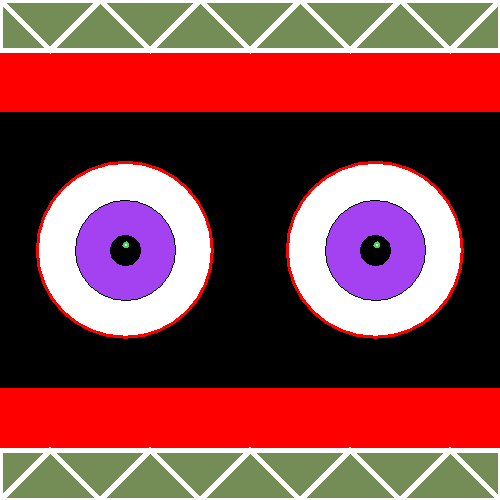
Frame 1 (no input)
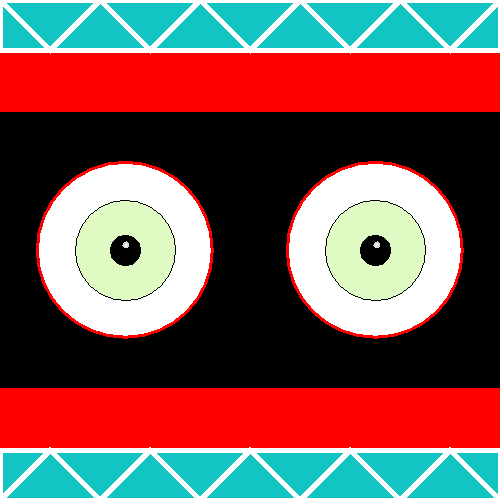
Frame 60 (the mouse pressed at the canvas centre just before this capture)
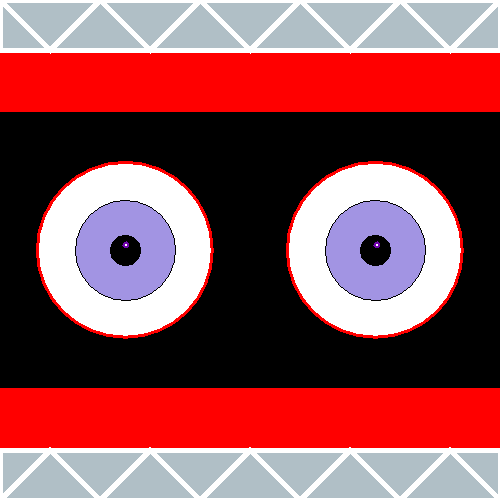
Frame 120 (the mouse held since frame 60 and released just before this capture)

The Processing sketch that drew these frames (run headless with seeded random() and noise(); from frame 60 on, the mouse is pressed at the canvas centre):

// Processing sketch: processing_69849
// ── processing_69849.pde

/*****************************************
 * Assignment #1
     // a.k.a. Wide Awake
 * Name:         Chloe Patton
 * E-mail:       cfpatton@brynmawr.edu  
 * Course:       CS 110 - Section 001
 * Submitted:    09-12-2012
 * 
 * Staring eyeballs with color-changing irises within decorative borders.
***********************************************/

void setup ( )
{  
size (500, 500) ;
stroke (0) ;

fill (0) ;
noStroke( ) ;
rect ( 0, 50, 500, 400) ;

fill(255, 0, 0) ;
rect(0, 50, 500, 62) ;
rect(0, 388, 500, 62) ;

fill (255) ;
stroke (255, 0, 0) ;
noSmooth ( ) ;
strokeWeight (3) ;
strokeCap (ROUND) ;
ellipseMode (CENTER) ;
  ellipse (125, 250, 175, 175) ;
ellipseMode (CENTER) ;
  ellipse (375, 250, 175, 175) ;

}

void draw( )
{
frameRate(30) ;
fill( random(255), random(255), random(255) ) ;
stroke(0) ;
  smooth( ) ;
  strokeWeight(1) ;
ellipseMode (CENTER) ;
  ellipse(125, 250, 100, 100) ;
ellipseMode(CENTER) ;
  ellipse(375, 250, 100, 100) ;
  
fill(0) ;  
ellipseMode(CENTER) ;
  ellipse(125, 250, 30, 30) ;
ellipseMode(CENTER) ;
  ellipse(375, 250, 30, 30) ;

fill(255) ;
stroke(random(255), random(255), random(255) ) ;
  noSmooth( ) ;
  strokeWeight(2) ;
ellipseMode(CENTER) ;
  ellipse(126, 245, 5, 5) ;
  ellipse(377, 245, 5, 5) ;


fill( random(255), random(255), random(255) ) ;
stroke (255) ;
smooth( ) ;
strokeWeight(5) ;
  line(0, 50, 50, 50) ;
  line(450, 50, 500, 50) ;
  beginShape(TRIANGLE_STRIP);  
  vertex(0, 50); 
  vertex(0, 0); 
  vertex(50, 50);  
  vertex(100, 0);  
  vertex(150, 50);  
  vertex(200, 0);  
  vertex(250, 50);  
  vertex(300, 0);  
  vertex(350, 50) ;
  vertex(400, 0) ;
  vertex(450, 50) ;
  vertex(500, 0) ;
  vertex(500, 50) ;
  endShape( ); 
line(0, 450, 50, 450) ;
line(450, 450, 500, 450) ;
  beginShape (TRIANGLE_STRIP) ;
  vertex(0, 450) ;
  vertex(0, 500) ;
  vertex(50, 450) ;
  vertex(100, 500) ;
  vertex(150, 450) ;
  vertex(200, 500) ;
  vertex(250, 450) ;
  vertex(300, 500) ;
  vertex(350, 450) ;
  vertex(400, 500) ;
  vertex(450, 450) ;
  vertex(500, 500) ;
  vertex(500, 450) ;
  endShape( ) ;


  
}
